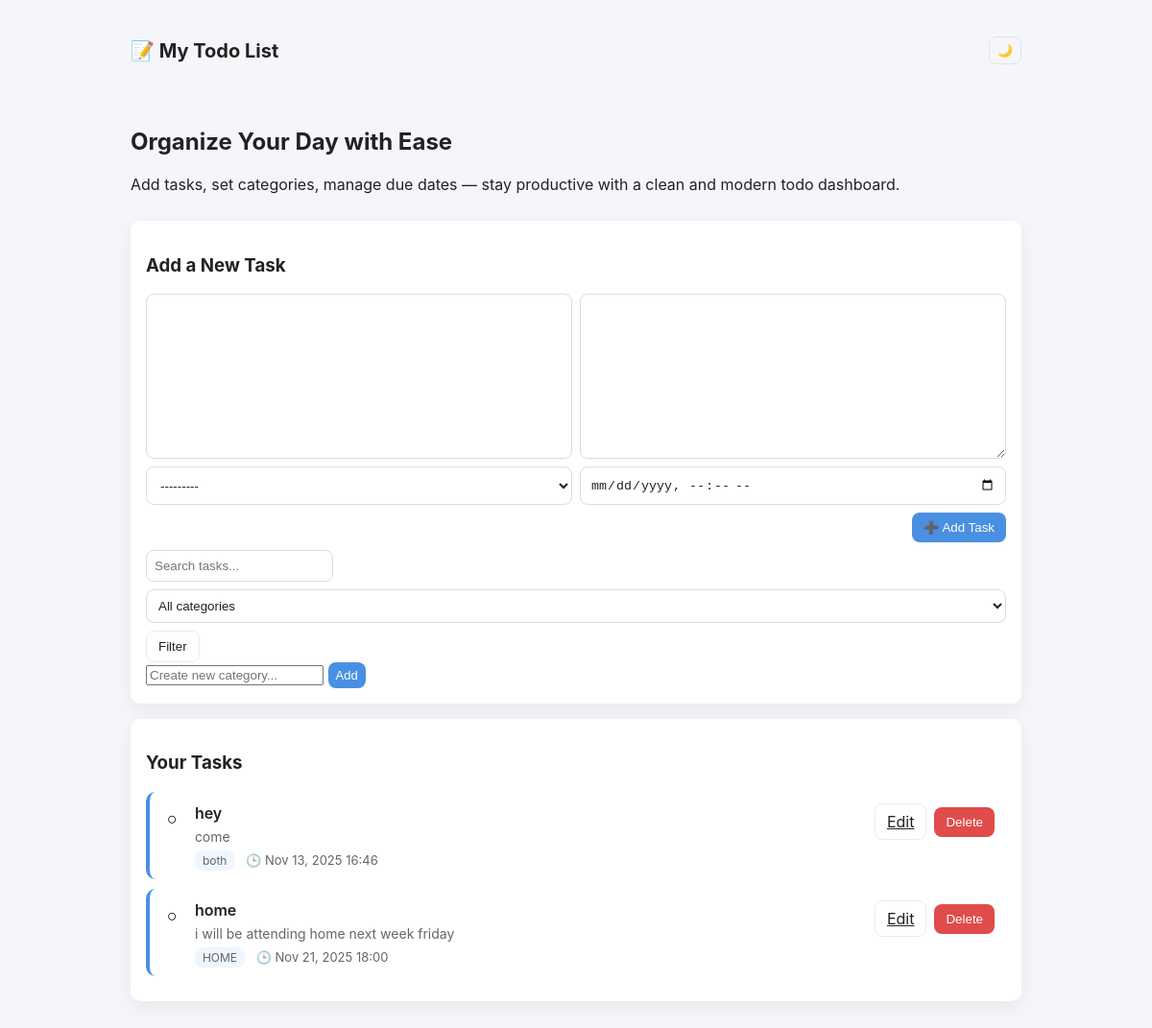
Before: / with the older database file.
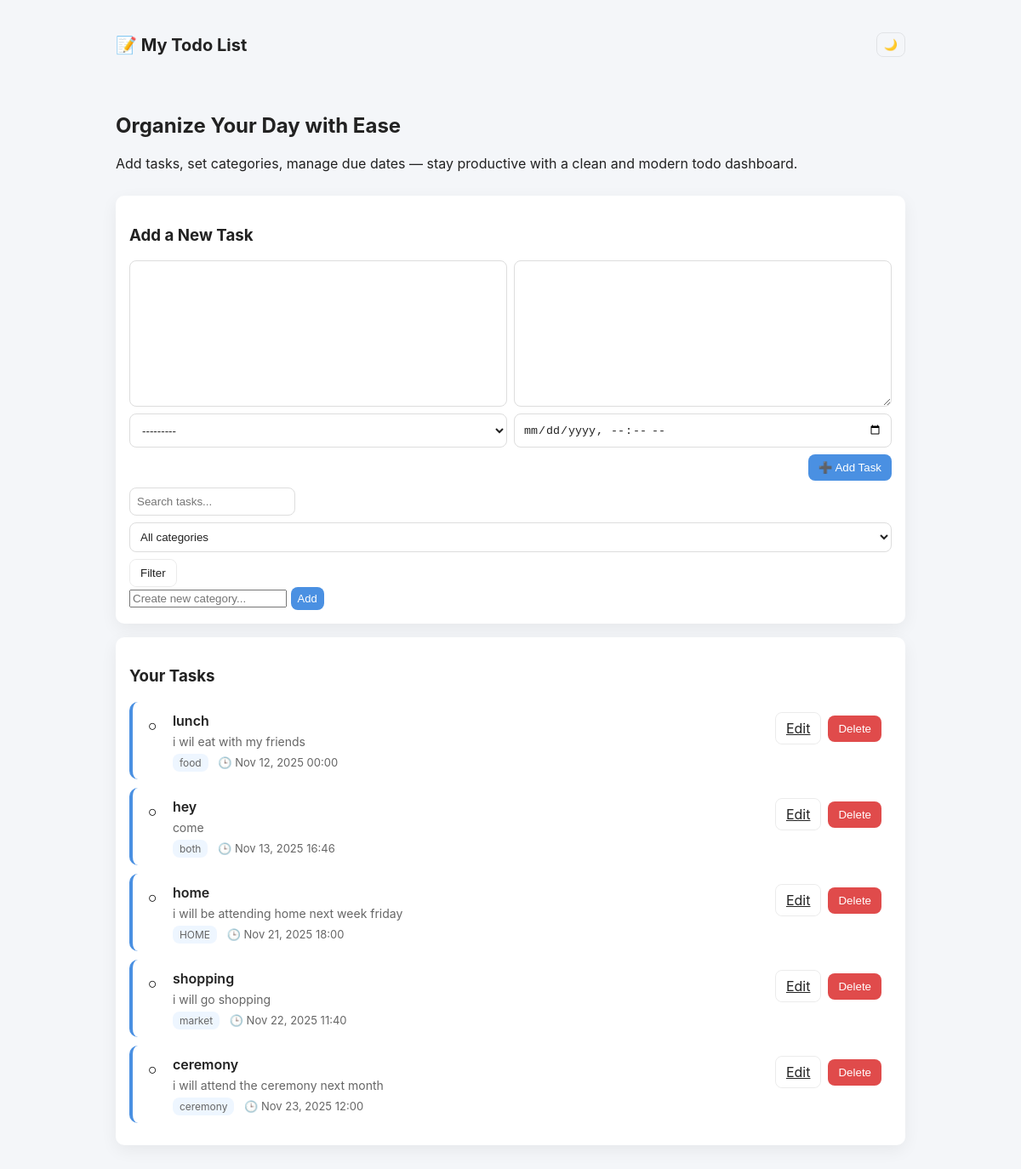
After: the same page with the newer database file.
### todo/models.py (models this page shows, shortened)
class Task(models.Model):
    title = models.CharField(max_length=255)
    description = models.TextField(blank=True)
    category = models.ForeignKey(Category, null=True, blank=True, on_delete=models.SET_NULL, related_name='tasks')
    completed = models.BooleanField(default=False)
    due_date = models.DateTimeField(null=True, blank=True)
    created_at = models.DateTimeField(auto_now_add=True)
    updated_at = models.DateTimeField(auto_now=True)
    class Meta:
        ordering = ['completed', 'due_date', '-created_at']

class Category(models.Model):
    name = models.CharField(max_length=50, unique=True)
    class Meta:
        ordering = ['name']
    def __str__(self):
        return self.name

### todo/views.py (the view)
# urls.py: path('', views.index, name='home'),
def index(request):
    q = request.GET.get('q', '')
    category = request.GET.get('category', '')
    tasks = Task.objects.all()
    if q:
        tasks = tasks.filter(title__icontains=q)
    if category:
        tasks = tasks.filter(category__id=category)
    categories = Category.objects.all().order_by('name')
    if request.method == "POST":
        form = TaskForm(request.POST)
        if form.is_valid():
            form.save()
            return redirect('home')
    else:
        form = TaskForm()
    context = {
        'tasks': tasks,
        'form': form,
        'categories': categories,
        'q': q,
        'current_category': category,
    }
    return render(request, 'index.html', context)

### todo/forms.py
class TaskForm(forms.ModelForm):
    due_date = forms.DateTimeField(
        required=False,
        widget=forms.DateTimeInput(attrs={'type': 'datetime-local'}),
        input_formats=['%Y-%m-%dT%H:%M']
    )
    class Meta:
        model = Task
        fields = ['title', 'description', 'category', 'due_date']

### todo/templates/index.html (shortened to what this page needs)
{% load static %}
<!DOCTYPE html>
<html lang="en">
<head>
  <link rel="stylesheet" href="{% static 'styles.css' %}">
</head>
<body>
  <header class="topbar">
    <div class="container">
      <h1>📝 My Todo List</h1>
      <div class="controls">
        <button id="theme-toggle" class="btn small ghost" aria-label="toggle theme">🌙</button>
      </div>
    </div>
  </header>
  <section class="hero container">
    <h2 class="hero-title">Organize Your Day with Ease</h2>
    <p class="hero-desc">
      Add tasks, set categories, manage due dates — stay productive with a clean and modern todo dashboard.
    </p>
  </section>
  <main class="container">
    <section class="add-section card">
      <h3 class="section-title">Add a New Task</h3>
      <form method="POST" class="add-form">
        {{ form.title }}
        {{ form.description }}
        {{ form.category }}
        {{ form.due_date }}
        <button type="submit" class="btn">➕ Add Task</button>
      </form>
      <form method="GET" class="filter-form">
        <input name="q" placeholder="Search tasks..." value="{{ q }}">
        <select name="category">
          <option value="">All categories</option>
        </select>
        <button class="btn ghost">Filter</button>
      </form>
      <form method="POST" action="{% url 'add_category' %}" class="add-category-form">
        <input name="name" placeholder="Create new category...">
        <button class="btn small">Add</button>
      </form>
    </section>
    <section class="tasks card">
      <h3 class="section-title">Your Tasks</h3>
      <ul class="task-list">
        {% for task in tasks %}
          <li class="task-item {% if task.completed %}done{% endif %}">
            <div class="left">
              <form method="POST" action="{% url 'toggle' task.id %}">
                <button class="checkbox" aria-label="toggle complete">
                  {% if task.completed %}✔{% else %}○{% endif %}
                </button>
              </form>
              <div class="meta">
                <div class="title">{{ task.title }}</div>
                {% if task.description %}
                  <div class="description">{{ task.description|linebreaksbr }}</div>
                {% endif %}
                <div class="small">
                  {% if task.category %}
                    <span class="chip">{{ task.category.name }}</span>
                  {% endif %}
                  {% if task.due_date %}
                    <span>🕒 {{ task.due_date|date:"M j, Y H:i" }}</span>
                  {% endif %}
                </div>
              </div>
            </div>
            <div class="actions">
              <a class="btn ghost" href="{% url 'edit' task.id %}">Edit</a>
              <form method="POST" action="{% url 'delete' task.id %}">
                <button class="btn danger">Delete</button>
              </form>
            </div>
          </li>
        {% empty %}
          <p class="empty">✨ No tasks yet — Add your first one above!</p>
        {% endfor %}
      </ul>
    </section>
  </main>
</body>
</html>

### todo/static/styles.css (style rules this page uses)
:root { --bg: #f4f6f9; --card: #ffffff; --text: #222; --muted: #666; --primary: #4a90e2; --danger: #e04b4b; --chip: #eef6ff; }
* { box-sizing:border-box }
body { font-family: Inter, system-ui, -apple-system, "Segoe UI", Roboto, "Helvetica Neue", Arial; background: var(--bg); color: var(--text); margin:0; padding:0 16px 40px; -webkit-font-smoothing:antialiased; }
.container { max-width:960px;margin:28px auto;padding:0 16px; }
.topbar { background:transparent;padding:10px 0 }
.topbar .container { display:flex;align-items:center;justify-content:space-between }
.topbar h1 { margin:0;font-size:20px }
.card { background:var(--card);padding:16px;border-radius:10px;box-shadow:0 6px 20px rgba(2,6,23,0.06);margin-bottom:16px }
.add-section .add-form { display:grid;grid-template-columns:1fr;gap:8px }
.add-section input[type="text"], .add-section input[type="datetime-local"], .add-section textarea, .add-section select { width:100%;padding:10px;border-radius:8px;border:1px solid #ddd;background:transparent;color:var(--text); }
.add-section textarea { min-height:70px;resize:vertical }
.btn { background:var(--primary);color:#fff;padding:8px 12px;border-radius:8px;border:none;cursor:pointer }
.btn.ghost { background:transparent;border:1px solid rgba(0,0,0,0.08);color:var(--text) }
.btn.small { padding:6px 8px;font-size:13px }
.btn.danger { background:var(--danger) }
.filter-form { display:flex;gap:8px;margin-top:8px;flex-wrap:wrap }
.filter-form input, .filter-form select { padding:8px;border-radius:8px;border:1px solid #ddd }
.tasks .task-list { list-style:none;padding:0;margin:0 }
.task-item { display:flex;justify-content:space-between;align-items:flex-start;padding:12px;border-radius:10px;margin-bottom:10px;background:#fff;border-left:4px solid var(--primary) }
.task-item .left { display:flex;gap:12px;align-items:flex-start }
.checkbox { background:transparent;border:none;font-size:18px;cursor:pointer;padding:6px }
.meta { min-width:0 }
.meta .title { font-weight:600 }
.meta .description { color:var(--muted);font-size:14px;margin-top:6px }
.meta .small { font-size:13px;color:var(--muted);margin-top:8px }
.chip { background:var(--chip);padding:3px 8px;border-radius:8px;margin-right:8px;font-size:12px }
.actions { display:flex;gap:8px;align-items:center }
@media (min-width:700px) { .add-section .add-form { grid-template-columns:1fr 1fr } }
@media (min-width:700px) { .add-section .add-form .btn { grid-column:2/3;justify-self:end } }

Changed rows visible on the page:
added Task: title "lunch", description "i wil eat with my friends", category.name "food", due_date "Nov 12, 2025 00:00"
added Task: title "shopping", description "i will go shopping", category.name "market", due_date "Nov 22, 2025 11:40"
added Task: title "ceremony", description "i will attend the ceremony next month", category.name "ceremony", due_date "Nov 23, 2025 12:00"
